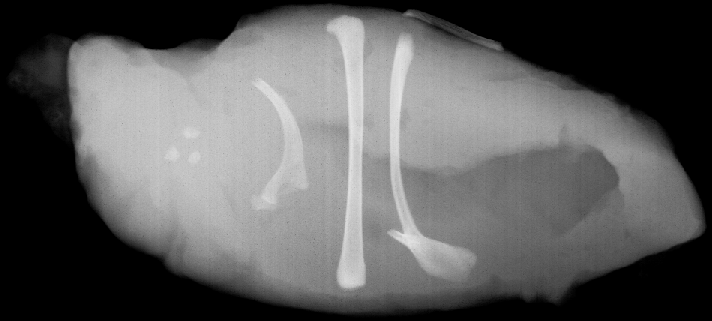
#> input picture 8/chickenfilet_with_bones.tif, 712 x 321 px
$ python richermans.py chickenfilet_with_bones.tif   (Python 2 division)
#> lines starting #> are read from the running program, lines starting #| are printed output that depends on the picture; after the words box and inside, x2 and y2 are one past the last pixel; in counts of white or black regions, pixels touching at a corner belong together
### 8/image.py
import numpy as np
from PIL import Image

# Load an grey-scale image
def load(path):
    return np.array(Image.open(path).convert('L'), np.uint8)

# Display an image
def show(img):
    Image.fromarray(img).show()

# Display a binary image
def show_binary_img(img):
    show(img.astype(np.uint8) * 255)

# Save an image to disk
def save(path, img):
    Image.fromarray(scale_data(img).astype(np.uint8)).save(path)

### 8/richermans.py
from image import show_binary_img
from scipy import misc
import numpy as np
import argparse
from PIL import Image

def erosion(inputimg, mask):
    maskoffset = len(mask) / 2
    returnimg = np.zeros(inputimg.shape, dtype=bool)
    #padimg(returnimg, 1)
    for i in range(maskoffset, len(inputimg) - maskoffset):
        for j in range(maskoffset, len(inputimg[0]) - maskoffset):
            curmask = inputimg[i - maskoffset:i + maskoffset + 1, j - maskoffset:j + maskoffset + 1] & mask
            if (curmask == mask).all() :
                returnimg[i, j] = 1
#    Slice up the resulting image since the borders do not fit into the mask
    return returnimg

parser = argparse.ArgumentParser()
parser.add_argument('inputimage', type=str)
args = parser.parse_args()

# Open image
image = Image.open(args.inputimage)
#> image is the input picture: PIL image 712x321 L; min 0, max 231, mean 92.5
if image == None:
    print "Failed to open image '{}'".format(args.inputimage)
    sys.exit(-2)

M, N = image.size
#> M = 712; N = 321

# Image's pixels
data = np.array(image.getdata()).reshape((M, N))
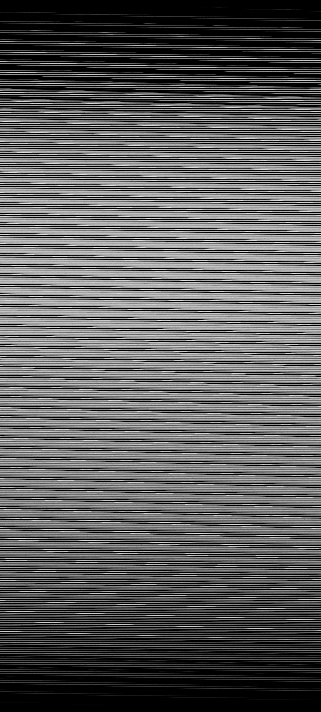
#> data: shape (712, 321) int64; min 0, max 231, mean 92.5

mask = np.ones((3, 3), dtype=bool)
show_binary_img(erosion(data, mask))
#> after the loop in erosion, `for i in range(maskoffset, len(inputimg) - maskoffset):`:
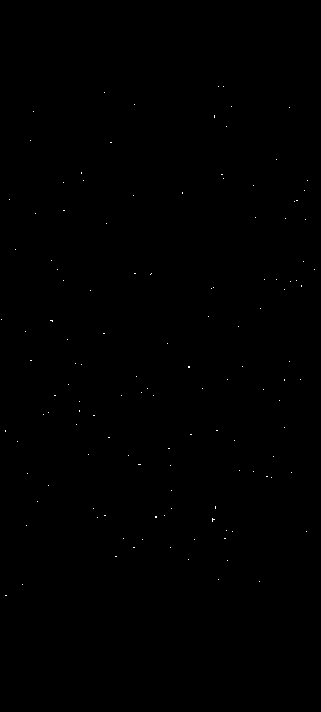
#> returnimg: shape (712, 321) bool; 0.08% white in thin lines or dots, all inside (x1, y1, x2, y2) = (1, 86, 315, 596)
